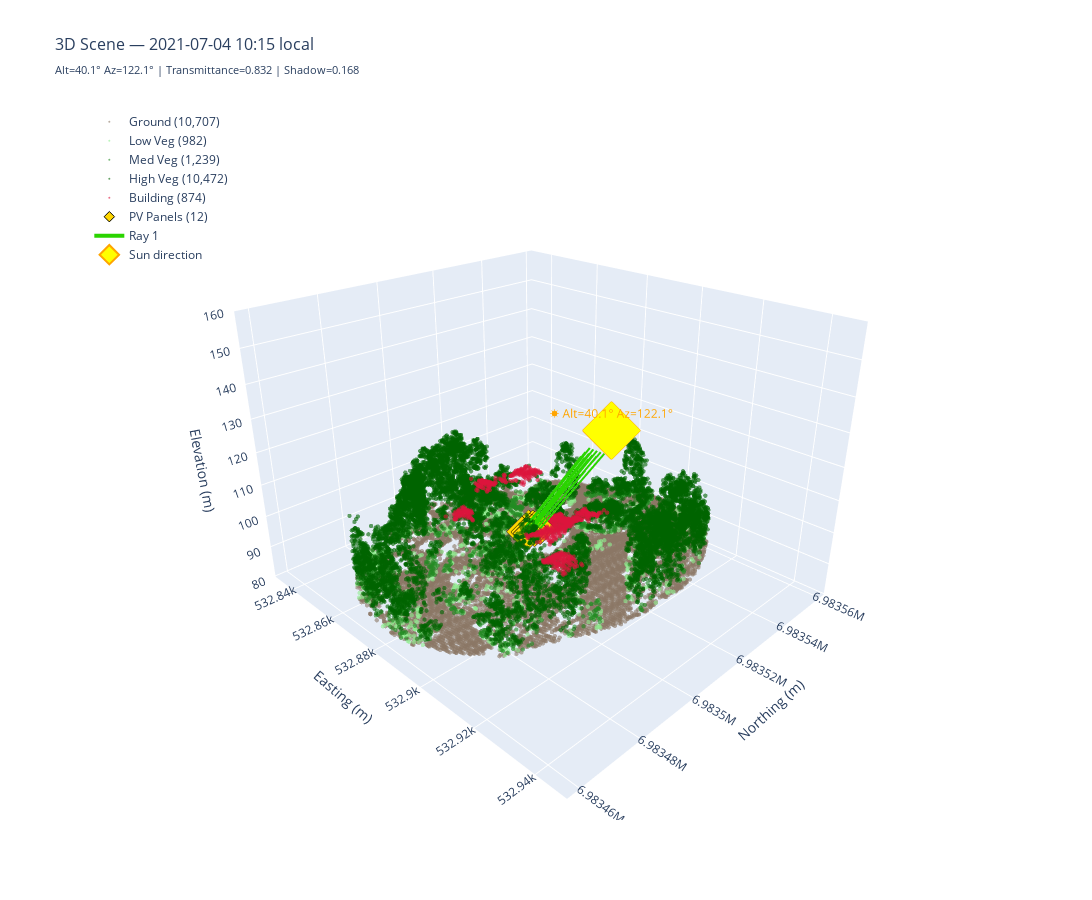

The cell this chart's notebook holds for it:
### Code cell
# if __name__ == "__main__":
#     parser = argparse.ArgumentParser(description="3D LiDAR + Ray Beam Visualizer")
#     parser.add_argument("--time", required=True,
#                         help="Local time, e.g. '2021-07-04 08:00'")
#     parser.add_argument("--lidar", default=DEFAULT_LIDAR,
#                         help="Path to LAS/LAZ file")
#     parser.add_argument("--shadow", default=DEFAULT_SHADOW_CSV,
#                         help="Path to shadow matrix CSV")
#     parser.add_argument("--radius", type=float, default=DEFAULT_RADIUS,
#                         help="Crop radius in meters (default 40)")
#     parser.add_argument("--ray-length", type=float, default=RAY_LENGTH,
#                         help="Ray visualization length in meters (default 60)")
#     parser.add_argument("--subsample", type=int, default=POINT_SUBSAMPLE,
#                         help="Point subsampling factor (default 3)")

#     args = parser.parse_args()

args = argparse.Namespace(
    time="2021-07-04 10:15",
    lidar=DEFAULT_LIDAR,
    shadow=DEFAULT_SHADOW_CSV,
    radius=DEFAULT_RADIUS,
    ray_length=RAY_LENGTH,
    subsample=POINT_SUBSAMPLE,
)

fig = visualize_scene(
    args.time,
    lidar_path=args.lidar,
    shadow_csv=args.shadow,
    radius=args.radius,
    ray_length=args.ray_length,
    subsample=args.subsample,
)

### Figure 1 — Plotly figure (JSON) as saved in the notebook; plotly's stock layout.template omitted (floating-point values rounded to 4 significant figures; data arrays with more than 128 entries replaced by an {"elided": "..."} marker saying what was removed)
{"data": [{"hovertemplate": "Ground<br>x=%{x:.1f}<br>y=%{y:.1f}<br>z=%{z:.1f}", "marker": {"color": "rgb(139,119,101)", "opacity": 0.6, "size": 1.5}, "mode": "markers", "name": "Ground (10,707)", "type": "scatter3d", "x": {"elided": "10707 float values"}, "y": {"elided": "10707 float values"}, "z": {"elided": "10707 float values"}}, {"hovertemplate": "Low Veg<br>x=%{x:.1f}<br>y=%{y:.1f}<br>z=%{z:.1f}", "marker": {"color": "rgb(144,238,144)", "opacity": 0.6, "size": 1.5}, "mode": "markers", "name": "Low Veg (982)", "type": "scatter3d", "x": {"elided": "982 float values"}, "y": {"elided": "982 float values"}, "z": {"elided": "982 float values"}}, {"hovertemplate": "Med Veg<br>x=%{x:.1f}<br>y=%{y:.1f}<br>z=%{z:.1f}", "marker": {"color": "rgb(34,139,34)", "opacity": 0.6, "size": 1.5}, "mode": "markers", "name": "Med Veg (1,239)", "type": "scatter3d", "x": {"elided": "1239 float values"}, "y": {"elided": "1239 float values"}, "z": {"elided": "1239 float values"}}, {"hovertemplate": "High Veg<br>x=%{x:.1f}<br>y=%{y:.1f}<br>z=%{z:.1f}", "marker": {"color": "rgb(0,100,0)", "opacity": 0.6, "size": 1.5}, "mode": "markers", "name": "High Veg (10,472)", "type": "scatter3d", "x": {"elided": "10472 float values"}, "y": {"elided": "10472 float values"}, "z": {"elided": "10472 float values"}}, {"hovertemplate": "Building<br>x=%{x:.1f}<br>y=%{y:.1f}<br>z=%{z:.1f}", "marker": {"color": "rgb(220,20,60)", "opacity": 0.6, "size": 1.5}, "mode": "markers", "name": "Building (874)", "type": "scatter3d", "x": {"elided": "874 float values"}, "y": {"elided": "874 float values"}, "z": {"elided": "874 float values"}}, {"hovertemplate": "Panel<br>x=%{x:.2f}<br>y=%{y:.2f}<br>z=%{z:.2f}", "marker": {"color": "rgb(255,215,0)", "line": {"color": "black", "width": 1}, "size": 8, "symbol": "diamond"}, "mode": "markers", "name": "PV Panels (12)", "type": "scatter3d", "x": [532900.0, 532900.0, 532900.0, 532900.0, 532900.0, 532900.0, 532900.0, 532900.0, 532900.0, 532900.0, 532900.0, 532900.0], "y": [6984000.0, 6984000.0, 6984000.0, 6984000.0, 6984000.0, 6984000.0, 6984000.0, 6984000.0, 6984000.0, 6984000.0, 6984000.0, 6984000.0], "z": [96.16, 96.16, 96.16, 96.16, 96.16, 95.82, 95.82, 95.82, 95.82, 95.49, 95.49, 95.49]}, {"hovertemplate": "Ray 1<br>T=0.832", "line": {"color": "rgb(42,212,0)", "width": 4}, "mode": "lines", "name": "Ray 1", "showlegend": true, "type": "scatter3d", "x": [532900.0, 532900.0], "y": [6984000.0, 6983000.0], "z": [96.16, 147.6]}, {"hovertemplate": "Ray 2<br>T=0.832", "line": {"color": "rgb(42,212,0)", "width": 4}, "mode": "lines", "showlegend": false, "type": "scatter3d", "x": [532900.0, 532900.0], "y": [6984000.0, 6983000.0], "z": [96.16, 147.6]}, {"hovertemplate": "Ray 3<br>T=0.832", "line": {"color": "rgb(42,212,0)", "width": 4}, "mode": "lines", "showlegend": false, "type": "scatter3d", "x": [532900.0, 532900.0], "y": [6984000.0, 6983000.0], "z": [96.16, 147.6]}, {"hovertemplate": "Ray 4<br>T=0.832", "line": {"color": "rgb(42,212,0)", "width": 4}, "mode": "lines", "showlegend": false, "type": "scatter3d", "x": [532900.0, 532900.0], "y": [6984000.0, 6983000.0], "z": [96.16, 147.6]}, {"hovertemplate": "Ray 5<br>T=0.832", "line": {"color": "rgb(42,212,0)", "width": 4}, "mode": "lines", "showlegend": false, "type": "scatter3d", "x": [532900.0, 532900.0], "y": [6984000.0, 6983000.0], "z": [96.16, 147.6]}, {"hovertemplate": "Ray 6<br>T=0.832", "line": {"color": "rgb(42,212,0)", "width": 4}, "mode": "lines", "showlegend": false, "type": "scatter3d", "x": [532900.0, 532900.0], "y": [6984000.0, 6983000.0], "z": [95.82, 147.3]}, {"hovertemplate": "Ray 7<br>T=0.832", "line": {"color": "rgb(42,212,0)", "width": 4}, "mode": "lines", "showlegend": false, "type": "scatter3d", "x": [532900.0, 532900.0], "y": [6984000.0, 6983000.0], "z": [95.82, 147.3]}, {"hovertemplate": "Ray 8<br>T=0.832", "line": {"color": "rgb(42,212,0)", "width": 4}, "mode": "lines", "showlegend": false, "type": "scatter3d", "x": [532900.0, 532900.0], "y": [6984000.0, 6983000.0], "z": [95.82, 147.3]}, {"hovertemplate": "Ray 9<br>T=0.832", "line": {"color": "rgb(42,212,0)", "width": 4}, "mode": "lines", "showlegend": false, "type": "scatter3d", "x": [532900.0, 532900.0], "y": [6984000.0, 6983000.0], "z": [95.82, 147.3]}, {"hovertemplate": "Ray 10<br>T=0.832", "line": {"color": "rgb(42,212,0)", "width": 4}, "mode": "lines", "showlegend": false, "type": "scatter3d", "x": [532900.0, 532900.0], "y": [6984000.0, 6983000.0], "z": [95.49, 147.0]}, {"hovertemplate": "Ray 11<br>T=0.832", "line": {"color": "rgb(42,212,0)", "width": 4}, "mode": "lines", "showlegend": false, "type": "scatter3d", "x": [532900.0, 532900.0], "y": [6984000.0, 6983000.0], "z": [95.49, 147.0]}, {"hovertemplate": "Ray 12<br>T=0.832", "line": {"color": "rgb(42,212,0)", "width": 4}, "mode": "lines", "showlegend": false, "type": "scatter3d", "x": [532900.0, 532900.0], "y": [6984000.0, 6983000.0], "z": [95.49, 147.0]}, {"marker": {"color": "yellow", "line": {"color": "orange", "width": 2}, "size": 15, "symbol": "diamond"}, "mode": "markers+text", "name": "Sun direction", "text": ["☀ Alt=40.1° Az=122.1°"], "textfont": {"color": "orange", "size": 12}, "textposition": "top center", "type": "scatter3d", "x": [532900.0], "y": [6983000.0], "z": [157.7]}], "layout": {"height": 900, "legend": {"bgcolor": "rgba(255,255,255,0.8)", "x": 0.01, "xanchor": "left", "y": 0.99, "yanchor": "top"}, "scene": {"aspectmode": "data", "camera": {"eye": {"x": 1.5, "y": -1.5, "z": 1}, "up": {"x": 0, "y": 0, "z": 1}}, "xaxis": {"title": {"text": "Easting (m)"}}, "yaxis": {"title": {"text": "Northing (m)"}}, "zaxis": {"title": {"text": "Elevation (m)"}}}, "title": {"font": {"size": 16}, "text": "3D Scene — 2021-07-04 10:15 local<br><sub>Alt=40.1° Az=122.1° | Transmittance=0.832 | Shadow=0.168</sub>"}, "width": 1400}}
